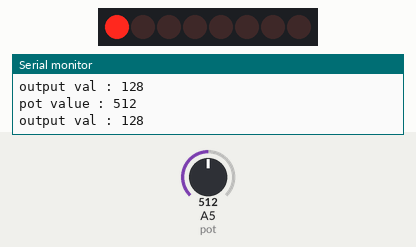
Bench run of a sketch on a simulated Arduino Uno, built with avr-gcc and run on an emulated ATmega328P. On the bench: 8 shift-register outputs drawn as a row of LEDs (first output left, lit = HIGH), the last lines printed to the serial monitor. Wiring (inferred from the names in the program): shift register (74HC595): data pin 2; shift clock pin 4; latch pin 3. Wiring (inferred from the signals the program sends): row of LEDs: on Q0, Q1, Q2, Q3, Q4, Q5, Q6, Q7. The inputs (shaded band) are chosen by the test bench; at power-on: A5 (pot) = 512.

Above: at 2.8 s.
2.9 s: A5 (pot) set to 716
At 4.4 s:
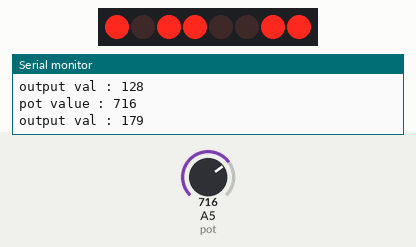
5.6 s: A5 (pot) set to 900
At 7.2 s:
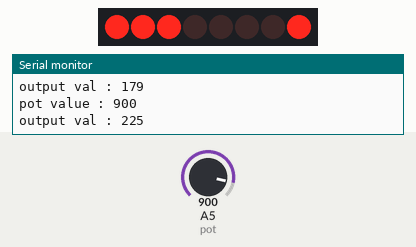
8.3 s: A5 (pot) set to 1023
At 11.2 s:
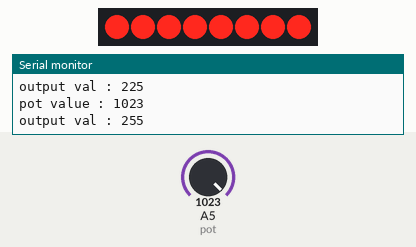
11.5 s: A5 (pot) set to 511
At 13.0 s:
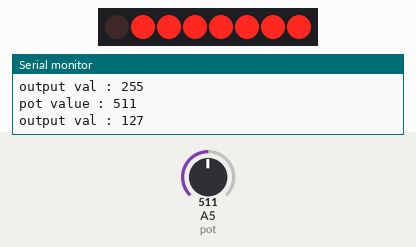
14.2 s: A5 (pot) set to 306
At 17.2 s:
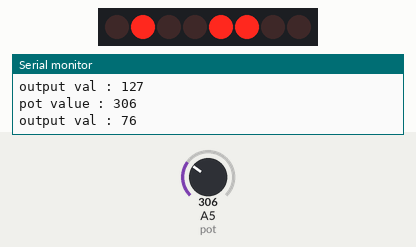
17.5 s: A5 (pot) set to 122
At 18.8 s:
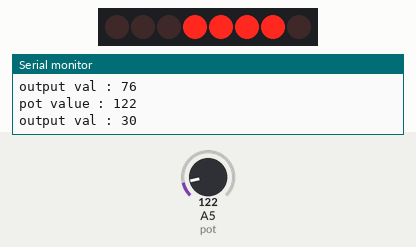
Timing chart, 0 to 20.5 s (numbered marks = the images above; inputs shaded):
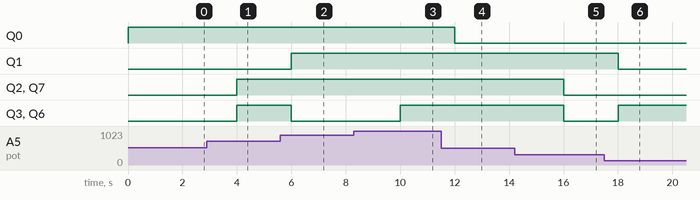

Measured:
- after the input at 2.9 s, Q2, Q3, Q6, Q7: LOW → HIGH after 1.1 s
- after the input at 5.6 s, Q1: LOW → HIGH after 0.40 s; Q3, Q6: HIGH → LOW after 0.40 s
- after the input at 8.3 s, Q3, Q6: LOW → HIGH after 1.7 s
- after the input at 11.5 s, Q0: HIGH → LOW after 0.51 s
- after the input at 14.2 s, Q2, Q3, Q6, Q7: HIGH → LOW after 1.8 s
- after the input at 17.5 s, Q1: HIGH → LOW after 0.51 s; Q3, Q6: LOW → HIGH after 0.51 s

The sketch:

8-BitShiftRegister_WithPotentiometer.ino
```cpp
const int dataPin  = 2;
const int latchPin = 3;
const int clockPin = 4;
const int pot = A5;

//we have 8 bit led
uint8_t leds = 0;

void setup()
{
  pinMode(dataPin, OUTPUT);
  pinMode(latchPin, OUTPUT);
  pinMode(clockPin, OUTPUT);

  Serial.begin(9600);
}

void loop()
{
  // this is a 10 bit ADC, gives a value between 0 - 2023
  int potVal = analogRead(pot);
  //the shift register can get value between 0 - 255
  UpdateShiftRegister(potVal / 4);

  Serial.print("pot value : ");
  Serial.println(potVal);
  Serial.print("output val : ");
  Serial.println(potVal / 4);
  delay(2000);

}

void UpdateShiftRegister(uint8_t value)
{
  leds = value & 0xFF ;
  digitalWrite(latchPin, LOW);
  shiftOut(dataPin, clockPin, LSBFIRST, leds);
  digitalWrite(latchPin,HIGH);
}
```
